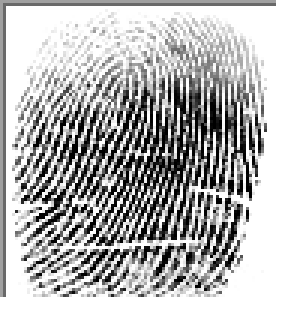
#> input picture Real/103__F_Left_ring_finger.BMP, 96 x 103 px (shown 3 times larger); its folder holds 4 pictures in this run
$ jupyter execute --allow-errors 'Fingerprint (1).ipynb'   (shell and % lines are left out)
#> lines starting #> are read from the running program, lines starting #| are printed output that depends on the picture; after the words box and inside, x2 and y2 are one past the last pixel; in counts of white or black regions, pixels touching at a corner belong together
[cell 1]
import numpy as np
import glob
import random
import imageio
import PIL, cv2
import pandas as pd
import matplotlib.pyplot as plt
from skimage.morphology import convex_hull_image, erosion
from skimage.morphology import square
import matplotlib.image as mpimg
import skimage
import math
from scipy.ndimage.filters import convolve
from PIL import Image,ImageFilter
from skimage.feature import hessian_matrix, hessian_matrix_eigvals

[cell 2]
DATA_DIR = ".../Downloads/SOCOFing/Real/"
list_dirs = list(glob.glob(DATA_DIR+"*.BMP"))
num_images = len(list_dirs)

[cell 3]
random.seed(42)

r = random.randint(0,num_images)
display_list = list_dirs[r:r+3]

image1 = imageio.imread(display_list[0])
#> image1 is the input picture: shape (103, 96, 4); mean R, G, B, A 158.3, 158.3, 158.3, 234.9
image2 = imageio.imread(display_list[1])
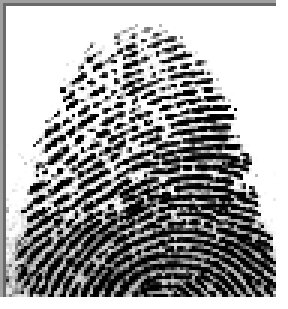
#> input picture Real/106__M_Left_thumb_finger.BMP, 96 x 103 px (shown 3 times larger)
#> image2 is the input picture: shape (103, 96, 4); mean R, G, B, A 143.5, 143.5, 143.5, 234.9
image3 = imageio.imread(display_list[2])
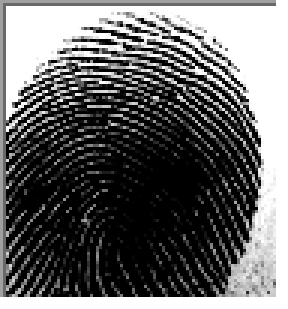
#> input picture Real/114__F_Right_index_finger.BMP, 96 x 103 px (shown 3 times larger)
#> image3 is the input picture: shape (103, 96, 4); mean R, G, B, A 83.2, 83.2, 83.2, 234.9

fig, axes = plt.subplots(1,3,figsize = (16,16));
axes[0].imshow(image1);
axes[1].imshow(image2);
axes[2].imshow(image3);

[cell 4]
gauss_blur = cv2.GaussianBlur(image1,(1,1),0)
median_blur = cv2.medianBlur(image1,1)

fig, axes = plt.subplots(1,3,figsize = (16,16));
axes[0].set_title("original Image");
axes[0].imshow(image1);
axes[1].set_title("Gaussian Blurred Image");
axes[1].imshow(gauss_blur);
axes[2].set_title("Median Blurred Image");
axes[2].imshow(median_blur);

[cell 5]
THRESHOLD1 = image1.mean()
#> THRESHOLD1 = 177.4
THRESHOLD2 = image2.mean()
#> THRESHOLD2 = 166.3
THRESHOLD3 = image3.mean()
#> THRESHOLD3 = 121.1

image1 = np.array(image1 > THRESHOLD1).astype(int) * 255
image2 = np.array(image2 > THRESHOLD2).astype(int) * 254
image3 = np.array(image3 > THRESHOLD3).astype(int) * 254

fig, axes = plt.subplots(1,3,figsize = (16,16));
axes[0].imshow(image1);
axes[1].imshow(image2);
axes[2].imshow(image3);

[cell 6]
img1 = cv2.imread(display_list[0],0)
#> img1: shape (103, 96); min 0, max 255, mean 158.2
img2 = cv2.imread(display_list[1],0)
#> img2: shape (103, 96); min 0, max 255, mean 143.4
img3 = cv2.imread(display_list[2],0)
#> img3: shape (103, 96); min 0, max 255, mean 83.2

# Otsu's thresholding
ret1,th1 = cv2.threshold(img1,0,255,cv2.THRESH_BINARY+cv2.THRESH_OTSU)
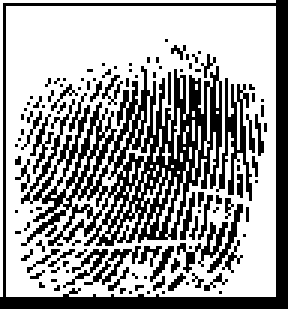
#> th1: shape (103, 96) (shown 3 times larger); 62.9% white; 112 black regions (99 under 20 px), largest, box (x1, y1, x2, y2) and area: (7, 22, 74, 82) 1632, (0, 0, 96, 103) 980, (72, 26, 84, 67) 172
#> ret1 = 133
ret2,th2 = cv2.threshold(img2,0,255,cv2.THRESH_BINARY+cv2.THRESH_OTSU)
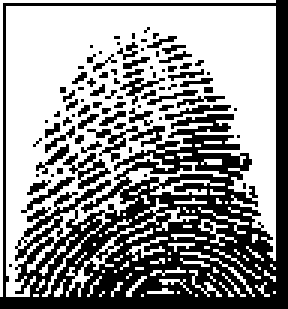
#> th2: shape (103, 96) (shown 3 times larger); 57.2% white; 83 black regions (73 under 20 px), largest, box (x1, y1, x2, y2) and area: (0, 0, 96, 103) 3509, (21, 51, 37, 63) 71, (55, 35, 77, 40) 40
#> ret2 = 128
ret3,th3 = cv2.threshold(img3,0,255,cv2.THRESH_BINARY+cv2.THRESH_OTSU)
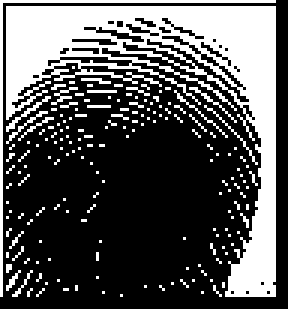
#> th3: shape (103, 96) (shown 3 times larger); 32.8% white; 180 white regions (175 under 20 px), largest, box (x1, y1, x2, y2) and area: (2, 2, 92, 99) 2547, (0, 0, 92, 99) 190, (2, 32, 17, 44) 25, (68, 35, 86, 55) 21, (58, 30, 76, 46) 20
#> ret3 = 118

fig, axes = plt.subplots(1,3,figsize = (12,12));
axes[0].set_title("Otsu's thresholding - Image 1");
axes[0].imshow(th2);
axes[1].set_title("Otsu's thresholding - Image 2");
axes[1].imshow(th2);
axes[2].set_title("Otsu's thresholding - Image 3");
axes[2].imshow(th2);

[cell 7]
img_name = display_list[0]
gray_img_array = np.array(Image.open(img_name).convert('P'))

[cell 8]
vertical_robert_filter = np.array([[1,0],[0,-1]])
horizontal_robert_filter = np.array([[0,1],[-1,0]])

vertical_sobel_filter = np.array([[-1,0,1],[-2,0,2],[-1,0,1]])
horizontal_sobel_filter = np.array([[-1,-2,-1],[0,0,0],[1,2,1]])

vertical_prewitt_filter = np.array([[-1,0,1],[-1,0,1],[-1,0,1]])
horizontal_prewitt_filter = np.array([[-1,-1,-1],[0,0,0],[1,1,1]])

print("vertical robert filter\n",vertical_robert_filter )
print("horizontal robert filter\n",horizontal_robert_filter)
print("vertical sobel filter: \n", vertical_sobel_filter)
print("horizontal sobel filter: \n", horizontal_sobel_filter)

print("vertical prewitt filter: \n", vertical_prewitt_filter)
print("horizontal prewitt filter: \n", horizontal_prewitt_filter)

[cell 9]
gray_img = Image.fromarray(gray_img_array)

convolved_img1 = convolve(gray_img,vertical_robert_filter)
convolved_img1 = convolve(convolved_img1,horizontal_robert_filter)

convolved_img2 = convolve(gray_img,vertical_sobel_filter)
convolved_img2 = convolve(convolved_img2,horizontal_sobel_filter)

convolved_img3 =  convolve(gray_img,vertical_prewitt_filter )
convolved_img3 =  convolve(gray_img,horizontal_prewitt_filter )
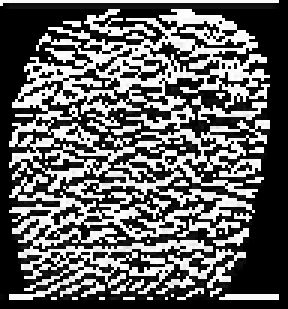
#> convolved_img3: shape (103, 96) (shown 3 times larger); min 0, max 255, mean 98.2

[cell 10]
fig, axes = plt.subplots(1,3,figsize = (12,12));
axes[0].set_title("Robert");
axes[0].imshow(convolved_img1);
axes[1].set_title("Sobel");
axes[1].imshow(convolved_img2);
axes[2].set_title("Prewitt");
axes[2].imshow(convolved_img3);

[cell 11]
src_path = img_name

def detect_ridges(gray, sigma= 0.1):
#> called with sigma = 0.15
    H_elems = hessian_matrix(gray, sigma=sigma, order='rc')
#> H_elems = 3 items
    maxima_ridges, minima_ridges = hessian_matrix_eigvals(H_elems)
    return maxima_ridges, minima_ridges

def plot_images(*images):
    images = list(images)
    n = len(images)
    fig, ax = plt.subplots(ncols=n, sharey=True, figsize = (12,12))
    for i, img in enumerate(images):
        ax[i].imshow(img, cmap='gray')
        ax[i].axis('off')
    plt.subplots_adjust(left=0.03, bottom=0.03, right=0.97, top=0.97)
    plt.show()
#> `img = np.array(img > THRESHOLD1).astype(int)`: img: shape (103, 96) int64; values 0 (black) and 1 (white), 48.8% white; 145 white regions (141 under 20 px), largest, box (x1, y1, x2, y2) and area: (2, 2, 92, 99) 4244, (10, 67, 29, 90) 71, (30, 65, 45, 77) 43, (60, 56, 76, 59) 20
#> `skel = skimage.morphology.skeletonize(img)`: skel: shape (103, 96) bool; 18.5% white in thin lines or dots, all inside (x1, y1, x2, y2) = (2, 5, 92, 99)

img = cv2.imread(src_path, 0) # 0 imports a grayscale
if img is None:
    raise(ValueError(f"Image didn\'t load. Check that '{src_path}' exists."))

a, b = detect_ridges(img, sigma=0.15)

plot_images(img, a, b)

[cell 12]
def getTerminationBifurcation(img, mask):
    img = img == 255;
    (rows, cols) = img.shape;
#> rows = 103; cols = 96
    minutiaeTerm = np.zeros(img.shape);
    minutiaeBif = np.zeros(img.shape);

    for i in range(1,rows-1):
        for j in range(1,cols-1):
            if(img[i][j] == 1):
                block = img[i-1:i+2,j-1:j+2];
                block_val = np.sum(block);
                if(block_val == 2):
                    minutiaeTerm[i,j] = 1;
                elif(block_val == 4):
                    minutiaeBif[i,j] = 1;
#> minutiaeBif: shape (103, 96) float64; values 0 (black) and 1 (white), 4.4% white in thin lines or dots, all inside (x1, y1, x2, y2) = (3, 6, 92, 97)
#> minutiaeTerm: shape (103, 96) float64; values 0 (black) and 1 (white), 2.3% white in thin lines or dots, all inside (x1, y1, x2, y2) = (6, 28, 92, 99)

    mask = convex_hull_image(mask>0)
#> mask: shape (103, 96) bool; 88.3% white; 1 black region, box (x1, y1, x2, y2) and area: (0, 0, 96, 103) 1160
    mask = erosion(mask, square(5))
#> mask: shape (103, 96) bool; 80.9% white; 1 black region, box (x1, y1, x2, y2) and area: (0, 0, 96, 103) 1892
    minutiaeTerm = np.uint8(mask)*minutiaeTerm
#> minutiaeTerm: shape (103, 96) float64; values 0 (black) and 1 (white), 2% white in thin lines or dots, all inside (x1, y1, x2, y2) = (6, 28, 89, 97)
    return(minutiaeTerm, minutiaeBif)

[cell 13]
class MinutiaeFeature(object):
    def __init__(self, locX, locY, Orientation, Type):
        self.locX = locX;
        self.locY = locY;
        self.Orientation = Orientation;
        self.Type = Type;

def computeAngle(block, minutiaeType):
    angle = 0
    (blkRows, blkCols) = np.shape(block);
    CenterX, CenterY = (blkRows-1)/2, (blkCols-1)/2
    if(minutiaeType.lower() == 'termination'):
        sumVal = 0;
        for i in range(blkRows):
            for j in range(blkCols):
                if((i == 0 or i == blkRows-1 or j == 0 or j == blkCols-1) and block[i][j] != 0):
                    angle = -math.degrees(math.atan2(i-CenterY, j-CenterX))
                    sumVal += 1
                    if(sumVal > 1):
                        angle = float('nan');
            return(angle)
    elif(minutiaeType.lower() == 'bifurcation'):
        (blkRows, blkCols) = np.shape(block);
        CenterX, CenterY = (blkRows - 1) / 2, (blkCols - 1) / 2
        angle = []
        sumVal = 0;
        for i in range(blkRows):
            for j in range(blkCols):
                if ((i == 0 or i == blkRows - 1 or j == 0 or j == blkCols - 1) and block[i][j] != 0):
                    angle.append(-math.degrees(math.atan2(i - CenterY, j - CenterX)))
                    sumVal += 1
        if(sumVal != 3):
            angle = float('nan')
        return(angle)


def extractMinutiaeFeatures(skel, minutiaeTerm, minutiaeBif):
    FeaturesTerm = []

    minutiaeTerm = skimage.measure.label(minutiaeTerm, connectivity=2);
#> minutiaeTerm: shape (103, 96) int64; 171 distinct labels, from 0 to 170
    RP = skimage.measure.regionprops(minutiaeTerm)
#> RP = 170 regions; largest, box (x1, y1, x2, y2) and area: (65, 48, 67, 49) 2, (70, 50, 72, 51) 2, (56, 52, 58, 53) 2, (50, 61, 52, 63) 2, (45, 63, 47, 65) 2

    WindowSize = 2
    FeaturesTerm = []
    for i in RP:
        (row, col) = np.int16(np.round(i['Centroid']))
        block = skel[row-WindowSize:row+WindowSize+1, col-WindowSize:col+WindowSize+1]
        angle = computeAngle(block, 'Termination')
        FeaturesTerm.append(MinutiaeFeature(row, col, angle, 'Termination'))
#> this loop made 170 passes
#> (row, col, angle) on passes 1 to 3: (28, 45, 135), (29, 43, 0), (40, 73, 0)

    FeaturesBif = []
    minutiaeBif = skimage.measure.label(minutiaeBif, connectivity=2);
#> minutiaeBif: shape (103, 96) int64; 179 distinct labels, from 0 to 178
    RP = skimage.measure.regionprops(minutiaeBif)
    WindowSize = 1
    for i in RP:
        (row, col) = np.int16(np.round(i['Centroid']))
        block = skel[row-WindowSize:row+WindowSize+1, col-WindowSize:col+WindowSize+1]
        angle = computeAngle(block, 'Bifurcation')
        FeaturesBif.append(MinutiaeFeature(row, col, angle, 'Bifurcation'))
#> `BifLabel = skimage.measure.label(minutiaeBif, connectivity=1);`: BifLabel: shape (103, 96) int64; 215 distinct labels, from 0 to 214
#> `TermLabel = skimage.measure.label(minutiaeTerm, connectivity=1);`: TermLabel: shape (103, 96) int64; 182 distinct labels, from 0 to 181
    return(FeaturesTerm, FeaturesBif)

def ShowResults(skel, TermLabel, BifLabel):
    minutiaeBif = TermLabel * 0;
#> minutiaeBif: shape (103, 96) int64; every value is 0
    minutiaeTerm = BifLabel * 0;

    (rows, cols) = skel.shape
    DispImg = np.zeros((rows, cols, 3), np.uint8)
    DispImg[:, :, 0] = skel;
    DispImg[:, :, 1] = skel;
    DispImg[:, :, 2] = skel;

    RP = skimage.measure.regionprops(BifLabel)
    for idx, i in enumerate(RP):
        (row, col) = np.int16(np.round(i['Centroid']))
        minutiaeBif[row, col] = 1;
        (rr, cc) = skimage.draw.circle_perimeter(row, col, 1);
        skimage.draw.set_color(DispImg, (rr, cc), (255, 0, 0));
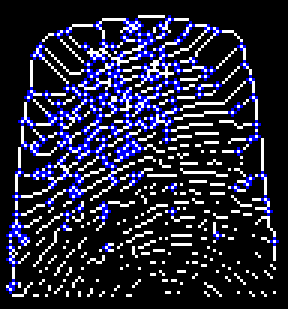
#> DispImg: shape (103, 96, 3) (shown 3 times larger); mean of channels 0, 1, 2 57.9, 37.1, 37.1; drawn as B, G, R
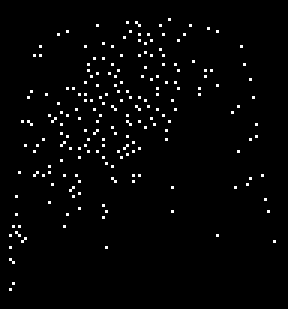
#> minutiaeBif: shape (103, 96) int64 (shown 3 times larger); values 0 (black) and 1 (white), 2.2% white in thin lines or dots, all inside (x1, y1, x2, y2) = (3, 6, 92, 97)

    RP = skimage.measure.regionprops(TermLabel)
    for idx, i in enumerate(RP):
        (row, col) = np.int16(np.round(i['Centroid']))
        minutiaeTerm[row, col] = 1;
        (rr, cc) = skimage.draw.circle_perimeter(row, col, 1);
        skimage.draw.set_color(DispImg, (rr, cc), (0, 0, 255));
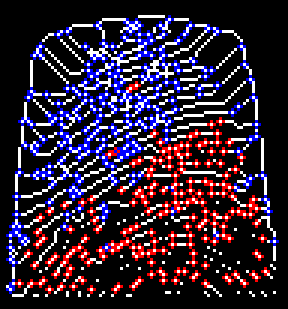
#> DispImg: shape (103, 96, 3) (shown 3 times larger); 6.96% of pixels changed, all inside (x1, y1, x2, y2) = (5, 27, 90, 98); drawn as B, G, R
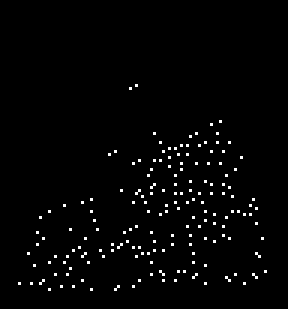
#> minutiaeTerm: shape (103, 96) int64 (shown 3 times larger); values 0 (black) and 1 (white), 1.8% white in thin lines or dots, all inside (x1, y1, x2, y2) = (6, 28, 89, 97)

    plt.figure(figsize=(6,6))
    plt.title("Minutiae extraction results")
    plt.imshow(DispImg)

[cell 14]
img_name = display_list[1]
img = cv2.imread(img_name,0);
img = np.array(img > THRESHOLD1).astype(int)
skel = skimage.morphology.skeletonize(img)
skel = np.uint8(skel)*255;
mask = img*255;

(minutiaeTerm, minutiaeBif) = getTerminationBifurcation(skel, mask);
FeaturesTerm, FeaturesBif = extractMinutiaeFeatures(skel, minutiaeTerm, minutiaeBif)
BifLabel = skimage.measure.label(minutiaeBif, connectivity=1);
TermLabel = skimage.measure.label(minutiaeTerm, connectivity=1);
ShowResults(skel, TermLabel, BifLabel)
